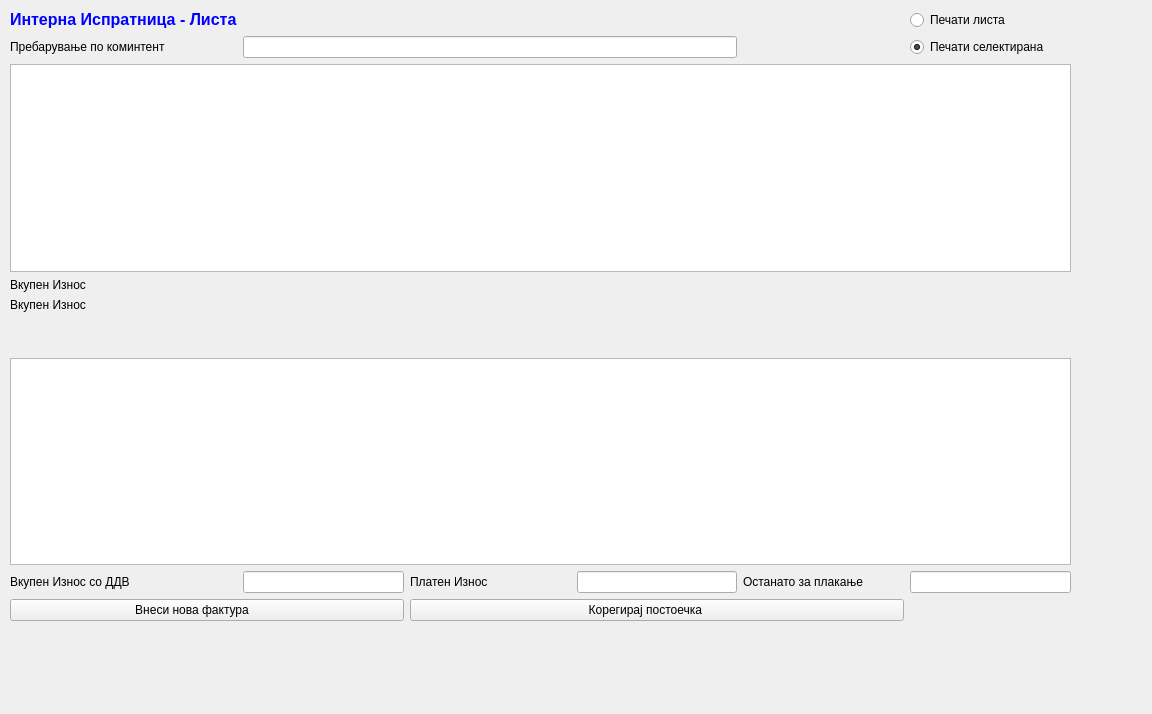
<?xml version="1.0" encoding="UTF-8"?>
<ui version="4.0">
 <class>IntIspratniciLista</class>
 <widget class="QWidget" name="IntIspratniciLista">
  <property name="geometry">
   <rect>
    <x>0</x>
    <y>0</y>
    <width>1152</width>
    <height>714</height>
   </rect>
  </property>
  <property name="windowTitle">
   <string>Form</string>
  </property>
  <widget class="QWidget" name="layoutWidget">
   <property name="geometry">
    <rect>
     <x>10</x>
     <y>10</y>
     <width>1061</width>
     <height>611</height>
    </rect>
   </property>
   <layout class="QGridLayout" name="gridLayout">
    <item row="0" column="0">
     <widget class="QLabel" name="label_4">
      <property name="text">
       <string>&lt;!DOCTYPE HTML PUBLIC &quot;-//W3C//DTD HTML 4.0//EN&quot; &quot;http://www.w3.org/TR/REC-html40/strict.dtd&quot;&gt;
&lt;html&gt;&lt;head&gt;&lt;meta name=&quot;qrichtext&quot; content=&quot;1&quot; /&gt;&lt;style type=&quot;text/css&quot;&gt;
p, li { white-space: pre-wrap; }
&lt;/style&gt;&lt;/head&gt;&lt;body style=&quot; font-family:'Sans Serif'; font-size:9pt; font-weight:400; font-style:normal;&quot;&gt;
&lt;p style=&quot; margin-top:0px; margin-bottom:0px; margin-left:0px; margin-right:0px; -qt-block-indent:0; text-indent:0px;&quot;&gt;&lt;span style=&quot; font-family:'MS Shell Dlg 2'; font-size:12pt; font-weight:600; color:#0000ff;&quot;&gt;Интерна Испратница&lt;/span&gt;&lt;span style=&quot; font-family:'MS Shell Dlg 2'; font-size:12pt; font-weight:600; color:#0000ff;&quot;&gt; - Листа&lt;/span&gt;&lt;/p&gt;&lt;/body&gt;&lt;/html&gt;</string>
      </property>
     </widget>
    </item>
    <item row="0" column="1">
     <spacer name="horizontalSpacer">
      <property name="orientation">
       <enum>Qt::Horizontal</enum>
      </property>
      <property name="sizeHint" stdset="0">
       <size>
        <width>40</width>
        <height>20</height>
       </size>
      </property>
     </spacer>
    </item>
    <item row="0" column="2">
     <spacer name="horizontalSpacer_3">
      <property name="orientation">
       <enum>Qt::Horizontal</enum>
      </property>
      <property name="sizeHint" stdset="0">
       <size>
        <width>40</width>
        <height>20</height>
       </size>
      </property>
     </spacer>
    </item>
    <item row="0" column="3">
     <spacer name="horizontalSpacer_5">
      <property name="orientation">
       <enum>Qt::Horizontal</enum>
      </property>
      <property name="sizeHint" stdset="0">
       <size>
        <width>40</width>
        <height>20</height>
       </size>
      </property>
     </spacer>
    </item>
    <item row="0" column="4">
     <spacer name="horizontalSpacer_6">
      <property name="orientation">
       <enum>Qt::Horizontal</enum>
      </property>
      <property name="sizeHint" stdset="0">
       <size>
        <width>40</width>
        <height>20</height>
       </size>
      </property>
     </spacer>
    </item>
    <item row="0" column="5">
     <widget class="QRadioButton" name="radioButtonPecatiLista">
      <property name="text">
       <string>Печати листа</string>
      </property>
     </widget>
    </item>
    <item row="1" column="0">
     <widget class="QLabel" name="label_8">
      <property name="text">
       <string>Пребарување по коминтент</string>
      </property>
     </widget>
    </item>
    <item row="1" column="1" colspan="3">
     <widget class="QLineEdit" name="prebaruvanje_po_komintent"/>
    </item>
    <item row="1" column="5">
     <widget class="QRadioButton" name="radioButtonPecatiSelektirana">
      <property name="text">
       <string>Печати селектирана</string>
      </property>
      <property name="checked">
       <bool>true</bool>
      </property>
     </widget>
    </item>
    <item row="2" column="0" colspan="6">
     <widget class="QTableView" name="tableView">
      <property name="palette">
       <palette>
        <active>
         <colorrole role="AlternateBase">
          <brush brushstyle="SolidPattern">
           <color alpha="255">
            <red>234</red>
            <green>234</green>
            <blue>234</blue>
           </color>
          </brush>
         </colorrole>
        </active>
        <inactive>
         <colorrole role="AlternateBase">
          <brush brushstyle="SolidPattern">
           <color alpha="255">
            <red>234</red>
            <green>234</green>
            <blue>234</blue>
           </color>
          </brush>
         </colorrole>
        </inactive>
        <disabled>
         <colorrole role="AlternateBase">
          <brush brushstyle="SolidPattern">
           <color alpha="255">
            <red>234</red>
            <green>234</green>
            <blue>234</blue>
           </color>
          </brush>
         </colorrole>
        </disabled>
       </palette>
      </property>
      <property name="alternatingRowColors">
       <bool>true</bool>
      </property>
     </widget>
    </item>
    <item row="3" column="0">
     <widget class="QLabel" name="label_11">
      <property name="text">
       <string>Вкупен Износ </string>
      </property>
     </widget>
    </item>
    <item row="4" column="0">
     <widget class="QLabel" name="label_12">
      <property name="text">
       <string>Вкупен Износ </string>
      </property>
     </widget>
    </item>
    <item row="5" column="0">
     <widget class="QLabel" name="label_13">
      <property name="palette">
       <palette>
        <active>
         <colorrole role="Text">
          <brush brushstyle="SolidPattern">
           <color alpha="255">
            <red>0</red>
            <green>0</green>
            <blue>255</blue>
           </color>
          </brush>
         </colorrole>
        </active>
        <inactive>
         <colorrole role="Text">
          <brush brushstyle="SolidPattern">
           <color alpha="255">
            <red>0</red>
            <green>0</green>
            <blue>255</blue>
           </color>
          </brush>
         </colorrole>
        </inactive>
        <disabled>
         <colorrole role="Text">
          <brush brushstyle="SolidPattern">
           <color alpha="255">
            <red>120</red>
            <green>120</green>
            <blue>120</blue>
           </color>
          </brush>
         </colorrole>
        </disabled>
       </palette>
      </property>
      <property name="text">
       <string/>
      </property>
     </widget>
    </item>
    <item row="6" column="0">
     <widget class="QLabel" name="label">
      <property name="text">
       <string/>
      </property>
     </widget>
    </item>
    <item row="7" column="0" colspan="6">
     <widget class="QTableView" name="tableView_2">
      <property name="alternatingRowColors">
       <bool>true</bool>
      </property>
     </widget>
    </item>
    <item row="8" column="0">
     <widget class="QLabel" name="label_7">
      <property name="text">
       <string>Вкупен Износ со ДДВ </string>
      </property>
     </widget>
    </item>
    <item row="8" column="1">
     <widget class="QLineEdit" name="vk_iznos_so_ddv">
      <property name="alignment">
       <set>Qt::AlignRight|Qt::AlignTrailing|Qt::AlignVCenter</set>
      </property>
      <property name="readOnly">
       <bool>true</bool>
      </property>
     </widget>
    </item>
    <item row="8" column="2">
     <widget class="QLabel" name="label_9">
      <property name="text">
       <string>Платен Износ</string>
      </property>
     </widget>
    </item>
    <item row="8" column="3">
     <widget class="QLineEdit" name="vk_platen_iznos">
      <property name="alignment">
       <set>Qt::AlignRight|Qt::AlignTrailing|Qt::AlignVCenter</set>
      </property>
      <property name="readOnly">
       <bool>true</bool>
      </property>
     </widget>
    </item>
    <item row="8" column="4">
     <widget class="QLabel" name="label_10">
      <property name="text">
       <string>Останато за плакање</string>
      </property>
     </widget>
    </item>
    <item row="8" column="5">
     <widget class="QLineEdit" name="ostanato_za_plakanje">
      <property name="alignment">
       <set>Qt::AlignRight|Qt::AlignTrailing|Qt::AlignVCenter</set>
      </property>
      <property name="readOnly">
       <bool>true</bool>
      </property>
     </widget>
    </item>
    <item row="9" column="0" colspan="2">
     <widget class="QPushButton" name="pushButton">
      <property name="text">
       <string>Внеси нова фактура         </string>
      </property>
      <property name="icon">
       <iconset>
        <normaloff>../../../Brisi/sterna/Resources/key_f2.png</normaloff>../../../Brisi/sterna/Resources/key_f2.png</iconset>
      </property>
     </widget>
    </item>
    <item row="9" column="2" colspan="3">
     <widget class="QPushButton" name="pushButton_2">
      <property name="text">
       <string>Корегирај постоечка       </string>
      </property>
      <property name="icon">
       <iconset>
        <normaloff>../../../Brisi/sterna/Resources/key_f3.png</normaloff>../../../Brisi/sterna/Resources/key_f3.png</iconset>
      </property>
     </widget>
    </item>
   </layout>
  </widget>
 </widget>
 <tabstops>
  <tabstop>prebaruvanje_po_komintent</tabstop>
  <tabstop>tableView</tabstop>
  <tabstop>tableView_2</tabstop>
  <tabstop>vk_iznos_so_ddv</tabstop>
  <tabstop>vk_platen_iznos</tabstop>
  <tabstop>ostanato_za_plakanje</tabstop>
  <tabstop>pushButton</tabstop>
  <tabstop>pushButton_2</tabstop>
  <tabstop>radioButtonPecatiLista</tabstop>
  <tabstop>radioButtonPecatiSelektirana</tabstop>
 </tabstops>
 <resources/>
 <connections/>
</ui>
